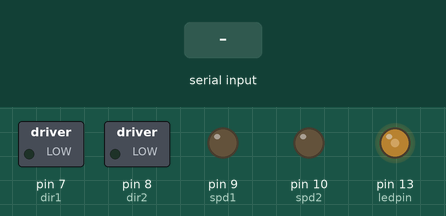
Recording of a sketch running on a simulated Arduino Uno, built with avr-gcc and run on an emulated ATmega328P. Parts: switched loads named in the sketch (green lamp = pin HIGH), output pins drawn as LEDs (lit = HIGH). The inputs (shaded band) are chosen by the test bench. What the sketch prints to the serial monitor is not drawn.

Above: at 1.2 s.
1.3 s: byte 1 (1) received over Serial
At 3.4 s:
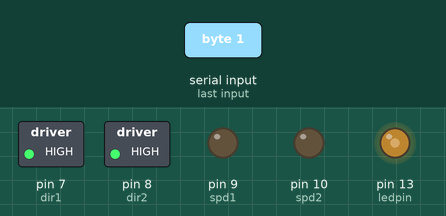
4.3 s: byte 2 (2) received over Serial
At 6.0 s:
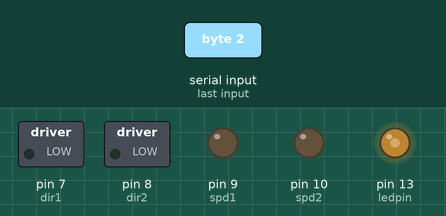
7.3 s: byte 3 (3) received over Serial
At 8.1 s:
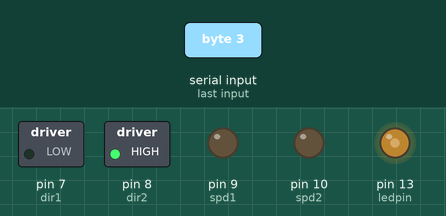
10.3 s: byte 4 (4) received over Serial
At 11.2 s:
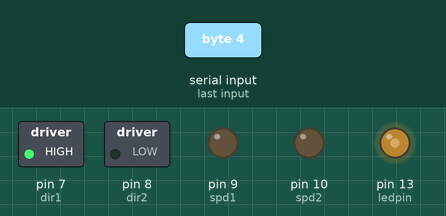
Timing chart, 0 to 14.3 s (numbered marks = the images above; inputs shaded):
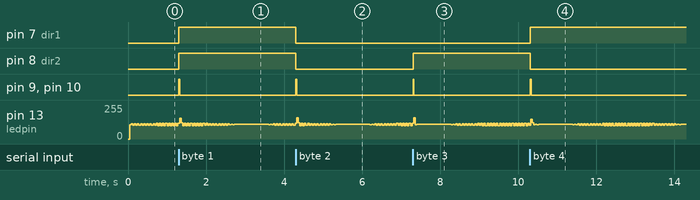

The sketch:

7th-draft-Pin-Case.ino
```cpp
#include <DRV8835MotorShield.h>

int ledpin = 13;
int BTdata;

//int rxPin = 0;
//int txPin = 1;

int dir1 = 7;
int dir2 = 8;

int spd1 = 9;
int spd2 = 10;


void setup() {

  Serial.begin(9600);
  //BTdata.begin(9600);
  Serial.println("Bluetooth On.");
  pinMode(ledpin, OUTPUT);

//  pinMode(rxPin, INPUT);
//  pinMode(txPin, OUTPUT);

  pinMode(dir1, OUTPUT);
  pinMode(dir2, OUTPUT);
  pinMode(spd1, OUTPUT);
  pinMode(spd2, OUTPUT);
}

void loop() {
  //Serial.println("Looping!");
  //if (Serial.available() > 0) {
    BTdata = Serial.read();
    //Serial.println("Reading!");
  //}
  //Serial.println("Switching!");
Serial.println(BTdata);
  switch (BTdata) {

    case 1:
      digitalWrite(ledpin, 1);

      digitalWrite(dir1, 1);
      digitalWrite(spd1, HIGH);
      //delay(2000);
      digitalWrite(dir2, 1);
      digitalWrite(spd2, HIGH);
      //delay(2000);

      Serial.println("Driving Forward!");
      digitalWrite(ledpin, 0);
      break;

    case 2:
      digitalWrite(ledpin, 1);

      digitalWrite(dir1, 0);
      digitalWrite(spd1, HIGH);
      //delay(2000);
      digitalWrite(dir2, 0);
      digitalWrite(spd2, HIGH);
      //delay(2000);

      Serial.println("Driving Backward!");
      digitalWrite(ledpin, 0);
      break;

    case 3:
      //motors.flipM1(true);
      digitalWrite(ledpin, 1);
      digitalWrite(dir1, 0);
      digitalWrite(spd1, HIGH);
      //delay(2000);
      digitalWrite(dir2, 1);
      digitalWrite(spd2, HIGH);
      //delay(2000);
      Serial.println("Driving Right!");
      digitalWrite(ledpin, 0);
      break;

    case 4:
      //motors.flipM2(true);
      digitalWrite(ledpin, 1);
      digitalWrite(dir1, 1);
      digitalWrite(spd1, HIGH);
      //delay(2000);
      digitalWrite(dir2, 0);
      digitalWrite(spd2, HIGH);
      //delay(2000);
      Serial.println("Driving Left!");
      digitalWrite(ledpin, 0);
      break;

    default:
      digitalWrite(ledpin, 1);

      digitalWrite(spd1, LOW);
      digitalWrite(spd2, LOW);

      Serial.println(";");
      digitalWrite(ledpin, 0);
      break;
      //while using cases, shouldn't need a stop button.  If needed, change "default" to "case 5"
  }
}
```

Measured:
- after the input at 1.3 s, pin 7 (dir1), pin 8 (dir2): LOW → HIGH at once; pin 9 (spd1), pin 10 (spd2): LOW → HIGH at once, → LOW 0.02 s later
- after the input at 4.3 s, pin 7 (dir1), pin 8 (dir2): HIGH → LOW at once; pin 9 (spd1), pin 10 (spd2): LOW → HIGH at once, → LOW 0.02 s later
- after the input at 7.3 s, pin 8 (dir2): LOW → HIGH at once; pin 9 (spd1), pin 10 (spd2): LOW → HIGH at once, → LOW 0.02 s later
- after the input at 10.3 s, pin 7 (dir1): LOW → HIGH at once; pin 8 (dir2): HIGH → LOW at once; pin 9 (spd1), pin 10 (spd2): LOW → HIGH at once, → LOW 0.02 s later
